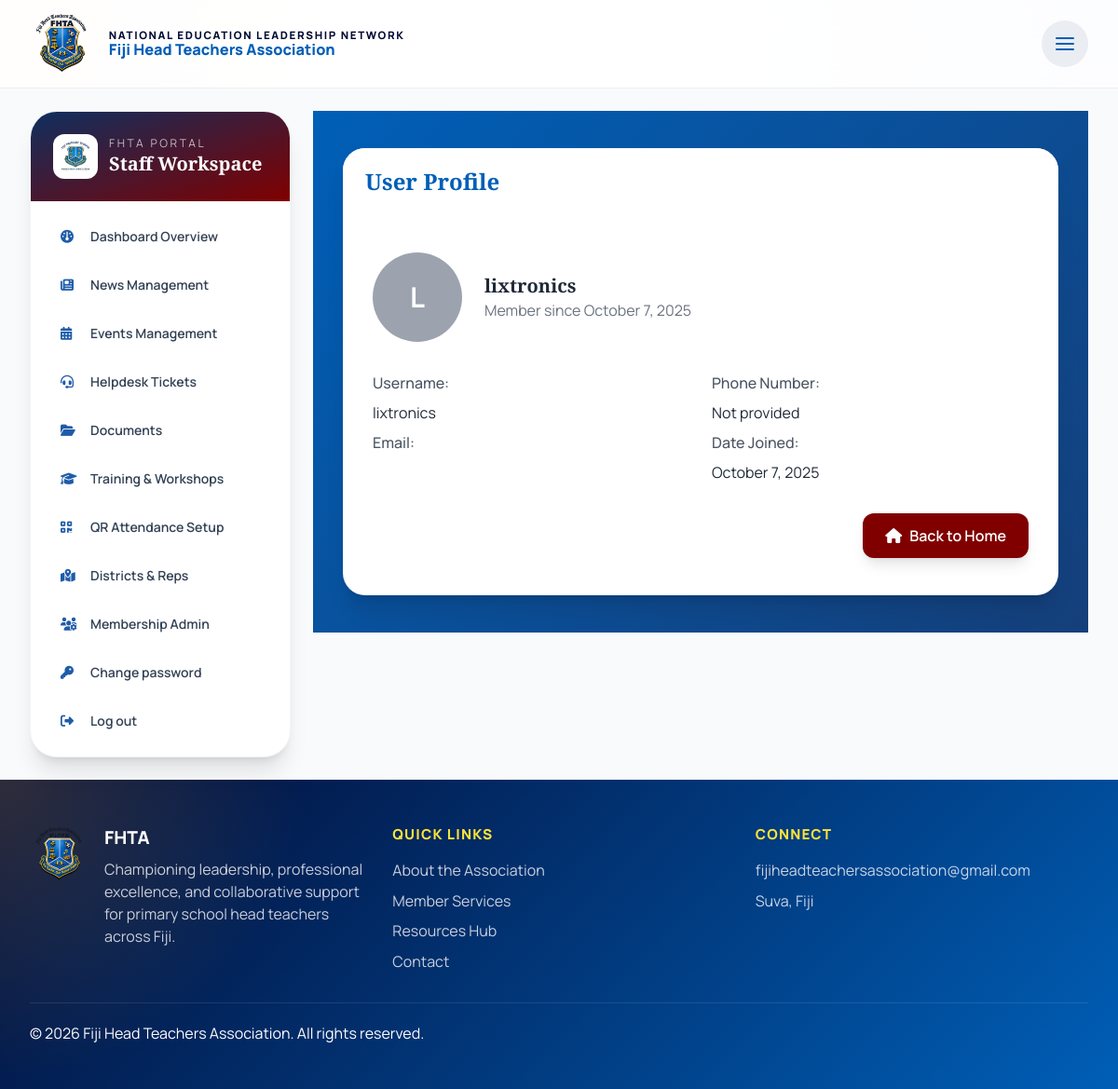
Page /membership/accounts/profile/ (signed in) on the committed database.
### accounts/models.py (models this page shows, shortened)
class CustomUser(AbstractUser):
    ROLE_CHOICES = (
        ('admin', 'Administrator'),
        ('staff', 'National Staff'),
        ('district_staff', 'District Staff'),
        ('member', 'Member'),
    )
    role = models.CharField(max_length=20, choices=ROLE_CHOICES, default='member')
    phone_number = models.CharField(max_length=15, blank=True)
    profile_picture = models.ImageField(upload_to='profile_pics/', blank=True)
    date_of_birth = models.DateField(null=True, blank=True)
    department = models.CharField(max_length=100, blank=True)
    position = models.CharField(max_length=100, blank=True)
    assigned_district = models.ForeignKey(
        'reps.District', null=True, blank=True, related_name='staff_members', on_delete=models.SET_NULL
    )

### accounts/views.py (the view, shortened to what this page needs)
# urls.py: path('profile/', views.profile, name='profile'),
@login_required
def profile(request):
    context = {}
    return render(request, 'accounts/profile.html', context)

### templates/accounts/profile.html (shortened to what this page needs)
{% extends 'base.html' %}
{% block content %}
<div class="container maroon-bg mx-auto py-10 px-4">
    <div class="max-w-3xl mx-auto">
        <div class="bg-white rounded-3xl shadow-xl overflow-hidden">
            <div class="bg-white maroon-text px-6 py-5">
                <h2 class="text-2xl font-semibold">User Profile</h2>
            </div>
            <div class="px-8 py-10">
                <div class="flex items-center space-x-6 mb-8">
                    {% if user.profile_photo %}
                        <img src="{{ user.profile_photo.url }}" alt="{{ user.username }}" class="w-24 h-24 rounded-full object-cover border-2 border-gray-200">
                    {% else %}
                        <div class="w-24 h-24 rounded-full bg-gray-400 flex items-center justify-center text-white text-3xl font-bold">
                            {{ user.username|slice:":1"|upper }}
                        </div>
                    {% endif %}
                    <div>
                        <h3 class="text-xl font-bold text-gray-800">{{ user.get_full_name|default:user.username }}</h3>
                        <p class="text-gray-500">Member since {{ user.date_joined|date:"F j, Y" }}</p>
                    </div>
                </div>
                <div class="grid grid-cols-1 md:grid-cols-2 gap-6 mb-8">
                    <div class="space-y-2">
                        <p class="text-gray-600 font-medium">Username:</p>
                        <p class="text-gray-800">{{ user.username }}</p>
                        <p class="text-gray-600 font-medium">Email:</p>
                    </div>
                    <div class="space-y-2">
                        <p class="text-gray-600 font-medium">Phone Number:</p>
                        <p class="text-gray-800">{{ user.phone_number|default:"Not provided" }}</p>
                        <p class="text-gray-600 font-medium">Date Joined:</p>
                        <p class="text-gray-800">{{ user.date_joined|date:"F j, Y" }}</p>
                    </div>
                </div>
                <div class="flex justify-end">
                    <a href="{% url 'home' %}"
                       class="inline-flex items-center gap-2 px-6 py-3 bg-[#800000] text-white font-semibold rounded-xl shadow-lg hover:bg-[#a00000] transition transform hover:scale-105">
                        <i class="fas fa-home"></i>
                        Back to Home
                    </a>
                </div>
            </div>
        </div>
    </div>
</div>
{% endblock %}

### static/css/styles.css (style rules this page uses)
:root { --fpspa-navy: #005fb7; --fpspa-navy-deep: #030b35; --fpspa-blue: #030b35; --fpspa-gold: #f2c14e; --fpspa-gold-soft: #fde339; --fpspa-ink: #112033; --fpspa-muted: #005fb7; --fpspa-surface: #f6f7fb; --fpspa-white: #ffffff; --fpspa-shadow: 0 20px 60px rgba(8, 28, 58, 0.16); }
html { scroll-behavior: smooth; }
body.site-body { margin: 0; color: var(--fpspa-ink); background: radial-gradient(circle at top left, rgba(242, 193, 78, 0.14), transparent 28%), radial-gradient(circle at top right, rgba(31, 92, 168, 0.12), transparent 24%), linear-gradient(180deg, #f9fbff 0%, #eef3fb 100%); font-family: "Manrope", sans-serif; }
h1, h2, h3, h4, .display-font { font-family: "Playfair Display", serif; }
.maroon-bg, .bg-maroon { background: linear-gradient(135deg, var(--fpspa-navy), #153f7a); }
.maroon-text { color: var(--fpspa-navy); }

### rows in the picture
CustomUser: username "L", get_full_name "lixtronics", date_joined "October 7, 2025", username "lixtronics", phone_number "Not provided"
